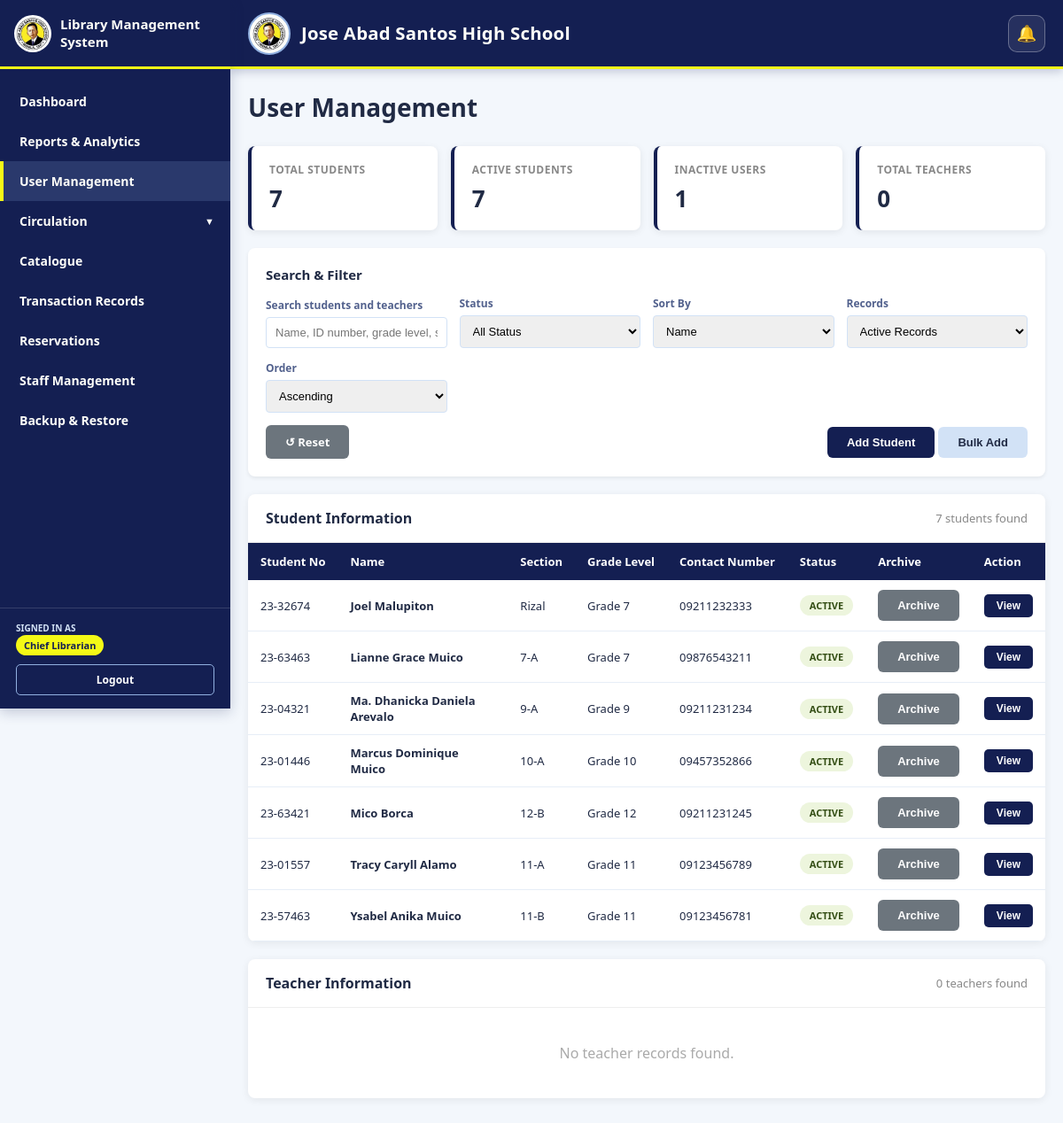
Before: /admin/student_records.php (signed in) with the older database file.
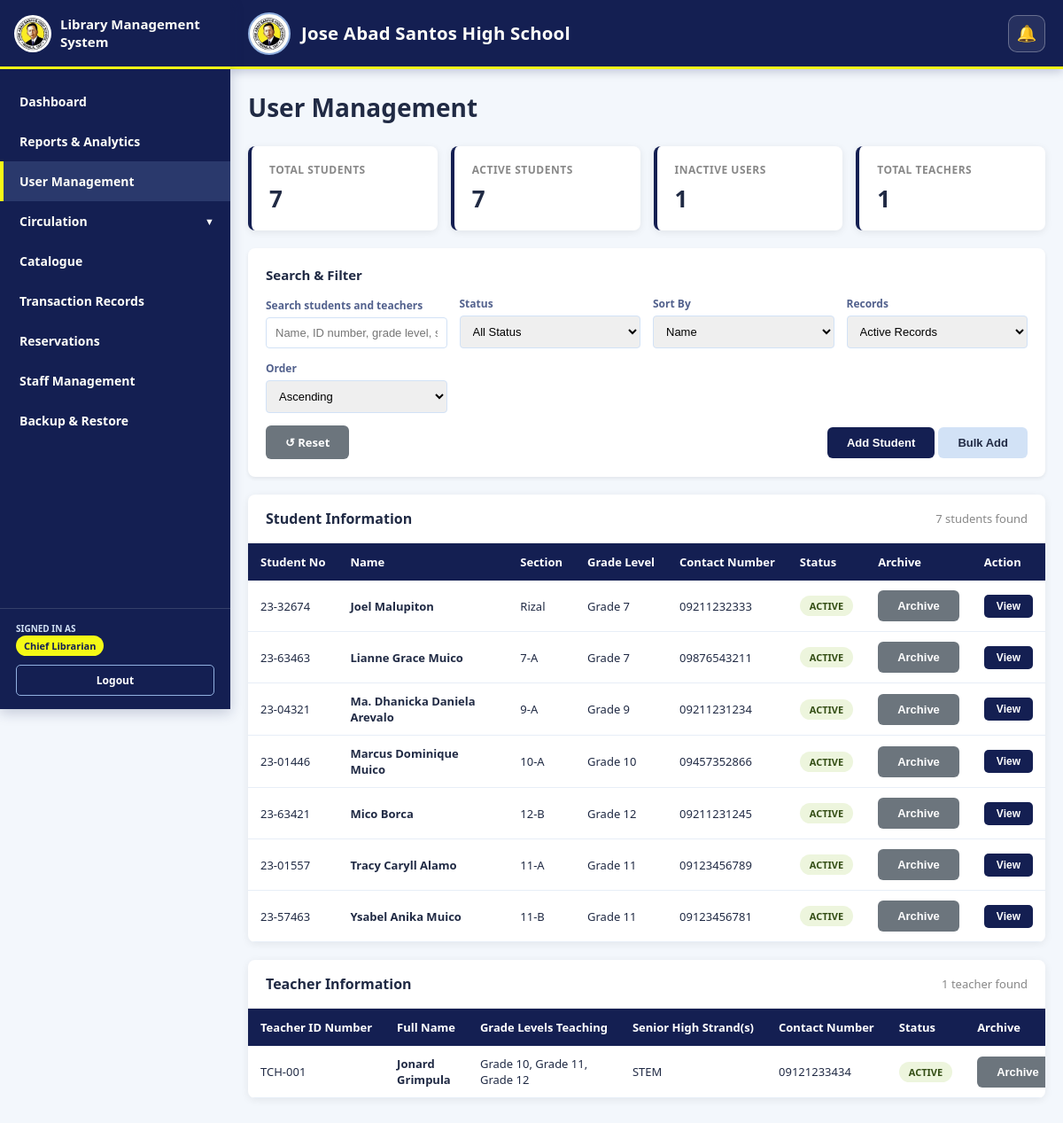
After: the same page with the newer database file.
### tables this page shows
CREATE TABLE `students` (
  `student_id` int NOT NULL,
  `student_no` varchar(50) DEFAULT NULL,
  `full_name` varchar(255) NOT NULL,
  `student_group` varchar(100) DEFAULT NULL,
  `department` varchar(150) DEFAULT NULL,
  `year_level` varchar(50) DEFAULT NULL,
  `contact_number` varchar(20) DEFAULT NULL,
  `card_valid_until` date DEFAULT NULL,
  `email` varchar(255) DEFAULT NULL,
  `qr_code` varchar(255) NOT NULL,
  `password` varchar(255) NOT NULL,
  `status` enum('active','inactive') NOT NULL DEFAULT 'active',
  `is_archived` tinyint(1) NOT NULL DEFAULT '0',
  `archived_at` datetime DEFAULT NULL,
  `archived_by` int DEFAULT NULL,
  `created_at` timestamp NOT NULL DEFAULT CURRENT_TIMESTAMP,
  `updated_at` timestamp NOT NULL DEFAULT CURRENT_TIMESTAMP ON UPDATE CURRENT_TIMESTAMP
);

CREATE TABLE `teachers` (
  `teacher_id` int NOT NULL,
  `teacher_no` varchar(100) DEFAULT NULL,
  `full_name` varchar(255) DEFAULT NULL,
  `teaching_grades` text,
  `teaching_strands` text,
  `contact_number` varchar(20) DEFAULT NULL,
  `email` varchar(255) DEFAULT NULL,
  `password` varchar(255) NOT NULL DEFAULT '',
  `qr_code` varchar(255) DEFAULT NULL,
  `status` enum('active','inactive') NOT NULL DEFAULT 'active',
  `is_archived` tinyint(1) NOT NULL DEFAULT '0',
  `archived_at` datetime DEFAULT NULL,
  `archived_by` int DEFAULT NULL,
  `id_number` varchar(100) DEFAULT NULL,
  `grades` text,
  `strands` text,
  `created_at` timestamp NULL DEFAULT CURRENT_TIMESTAMP,
  `updated_at` timestamp NOT NULL DEFAULT CURRENT_TIMESTAMP ON UPDATE CURRENT_TIMESTAMP
);

### admin/student_records.php (the view, shortened to what the changed rows need)
<?php
require_once __DIR__ . '/../db.php';
$conn->query("CREATE TABLE IF NOT EXISTS teachers (
    teacher_id INT NOT NULL AUTO_INCREMENT,
    teacher_no VARCHAR(100) NOT NULL,
    full_name VARCHAR(255) NOT NULL,
    teaching_grades TEXT NOT NULL,
    teaching_strands TEXT NULL,
    contact_number VARCHAR(20) NULL,
    email VARCHAR(255) NOT NULL,
    password VARCHAR(255) NOT NULL,
    qr_code VARCHAR(255) NULL,
    status ENUM('active','inactive') NOT NULL DEFAULT 'active',
    is_archived TINYINT(1) NOT NULL DEFAULT 0,
    archived_at DATETIME NULL,
    archived_by INT NULL,
    created_at TIMESTAMP NOT NULL DEFAULT CURRENT_TIMESTAMP,
    updated_at TIMESTAMP NOT NULL DEFAULT CURRENT_TIMESTAMP ON UPDATE CURRENT_TIMESTAMP,
    PRIMARY KEY (teacher_id),
    UNIQUE KEY uq_teachers_teacher_no (teacher_no),
    UNIQUE KEY uq_teachers_email (email)
) ENGINE=InnoDB DEFAULT CHARSET=utf8mb4 COLLATE=utf8mb4_unicode_ci");
$conn->query("UPDATE teachers SET teacher_no = COALESCE(NULLIF(teacher_no, ''), id_number), teaching_grades = COALESCE(NULLIF(teaching_grades, ''), grades), teaching_strands = COALESCE(NULLIF(teaching_strands, ''), strands)");
$page          = isset($_GET['page']) ? max(1, intval($_GET['page'])) : 1;
$per_page      = 20;
$offset        = ($page - 1) * $per_page;
$search_rec    = $_GET['search']  ?? '';
$archive_filter = $_GET['archive_filter'] ?? 'active';
$sort_by       = $_GET['sort']    ?? 'full_name';
$sort_order    = $_GET['order']   ?? 'ASC';
$where = "WHERE 1=1";
if ($archive_filter === 'active') $where .= " AND s.is_archived = 0";
elseif ($archive_filter === 'archived') $where .= " AND s.is_archived = 1";
$qry = "SELECT
            s.student_id, s.student_no, s.full_name, s.student_group, s.department,
            s.year_level, s.contact_number, s.card_valid_until, s.email, s.qr_code,
            s.status, s.is_archived, s.archived_at, s.created_at, s.updated_at,
            COUNT(t.transaction_id)                                    AS total_borrows,
            SUM(CASE WHEN t.status = 'borrowed' THEN 1 ELSE 0 END)    AS currently_borrowed
        FROM students s
        LEFT JOIN transactions t ON s.student_id = t.student_id
        $where
        GROUP BY s.student_id, s.student_no, s.full_name, s.student_group, s.department,
                 s.year_level, s.contact_number, s.card_valid_until, s.email, s.qr_code,
                 s.status, s.is_archived, s.archived_at, s.created_at, s.updated_at
        ORDER BY $sort_by $sort_order
        LIMIT $offset, $per_page";
$students_paginated = [];
$res = $conn->query($qry);
if ($res) {
    while ($row = $res->fetch_assoc()) $students_paginated[] = $row;
}
$teacher_where = 'WHERE 1=1';
if ($archive_filter === 'active') $teacher_where .= ' AND COALESCE(t.is_archived,0) = 0';
elseif ($archive_filter === 'archived') $teacher_where .= ' AND COALESCE(t.is_archived,0) = 1';
$teacher_count_result = $conn->query("SELECT COUNT(*) AS total FROM teachers t $teacher_where");
$total_teachers = $teacher_count_result ? (int)$teacher_count_result->fetch_assoc()['total'] : 0;
$teachers = [];
$teacher_result = $conn->query("SELECT teacher_id, teacher_no, full_name, teaching_grades, teaching_strands, contact_number, email, qr_code, status, is_archived, created_at FROM teachers t $teacher_where ORDER BY t.full_name ASC");
if ($teacher_result) {
    while ($row = $teacher_result->fetch_assoc()) $teachers[] = $row;
}
?>
<!DOCTYPE html>
<html lang="en">
<head>
</head>
<body>
    <?php include __DIR__ . '/../header.php'; ?>
    <div class="container">
        <div class="page-header">
            <h1>User Management</h1>
        </div>
        <div class="stats-grid">
            <div class="stat-card">
                <h4>Total Teachers</h4>
                <div class="value"><?php echo number_format($total_teachers); ?></div>
            </div>
        </div>
        <div class="table-section">
            <?php if (empty($students_paginated)): ?>
                <div class="no-data">
                    No student records found.
                    <?php echo !empty($search_rec) ? 'Try adjusting your search.' : 'No students registered yet.'; ?>
                </div>
            <?php else: ?>
                <div class="table-responsive">
                    <table class="student-compact-table">
                        <thead>
                            <tr>
                                <th>Student No</th>
                                <th>Name</th>
                                <th>Section</th>
                                <th>Grade Level</th>
                                <th>Contact Number</th>
                                <th>Status</th>
                                <th>Archive</th>
                                <th>Action</th>
                            </tr>
                        </thead>
                        <tbody>
                            <?php foreach ($students_paginated as $student): ?>
                                <tr>
                                    <td><?php echo htmlspecialchars($student['student_no'] ?: 'N/A'); ?></td>
                                    <td><strong><?php echo htmlspecialchars($student['full_name']); ?></strong></td>
                                    <td><?php echo htmlspecialchars($student['student_group'] ?: 'N/A'); ?></td>
                                    <td><?php echo htmlspecialchars($student['year_level'] ?: 'N/A'); ?></td>
                                    <td><?php echo htmlspecialchars($student['contact_number'] ?: 'N/A'); ?></td>
                                    <td>
                                        <span class="badge badge-<?php echo $student['status']; ?>">
                                            <?php echo htmlspecialchars($student['status']); ?>
                                        </span>
                                    </td>
                                    <td>
                                        <?php if ((int)$student['is_archived'] === 1): ?>
                                            <form method="POST" data-confirm-title="Restore Student" data-confirm-message="Restore this archived student record? Their borrowing history will remain intact." data-confirm-text="Restore Student">
                                                <?php echo csrfField(); ?>
                                                <input type="hidden" name="action" value="restore_student">
                                                <input type="hidden" name="student_id" value="<?php echo (int)$student['student_id']; ?>">
                                                <button type="submit" class="btn btn-primary">Restore</button>
                                            </form>
                                        <?php elseif ((int)($student['currently_borrowed'] ?? 0) === 0): ?>
                                            <form method="POST" data-confirm-title="Archive Student" data-confirm-message="Archive this student record? Their borrowing history will be preserved and the account will no longer be available for normal student access." data-confirm-text="Archive Student" data-confirm-danger="1">
                                                <button type="submit" class="btn btn-reset">Archive</button>
                                            </form>
                                        <?php else: ?>
                                            <span class="muted">Return book first</span>
                                        <?php endif; ?>
                                    </td>
                                    <td>
                                        <button class="btn-view"
                                                onclick="openStudentModal(<?php echo (int)$student['student_id']; ?>)">
                                            View
                                        </button>
                                    </td>
                                </tr>
                            <?php endforeach; ?>
                        </tbody>
                    </table>
                </div>
            <?php endif; ?>
        </div>
        <div class="table-section">
            <div class="table-header">
                <h3>Teacher Information</h3>
                <span><?php echo number_format($total_teachers); ?> teacher<?php echo $total_teachers !== 1 ? 's' : ''; ?> found</span>
            </div>
            <?php if (empty($teachers)): ?>
                <div class="no-data">No teacher records found<?php echo !empty($search_rec) ? '. Try adjusting your search.' : '.'; ?></div>
            <?php else: ?>
                <div class="table-responsive">
                    <table>
                        <thead><tr><th>Teacher ID Number</th><th>Full Name</th><th>Grade Levels Teaching</th><th>Senior High Strand(s)</th><th>Contact Number</th><th>Status</th><th>Archive</th><th>Date Added</th><th>Action</th></tr></thead>
                        <tbody>
                            <?php foreach ($teachers as $teacher): ?>
                                <tr>
                                    <td><?php echo htmlspecialchars($teacher['teacher_no']); ?></td>
                                    <td><strong><?php echo htmlspecialchars($teacher['full_name']); ?></strong></td>
                                    <td><?php echo htmlspecialchars(implode(', ', (array)json_decode($teacher['teaching_grades'], true))); ?></td>
                                    <td><?php echo htmlspecialchars(implode(', ', (array)json_decode($teacher['teaching_strands'] ?: '[]', true)) ?: 'N/A'); ?></td>
                                    <td><?php echo htmlspecialchars($teacher['contact_number'] ?: 'N/A'); ?></td>
                                    <td><span class="badge badge-<?php echo htmlspecialchars($teacher['status']); ?>"><?php echo htmlspecialchars($teacher['status']); ?></span></td>
                                    <td>
                                        <form method="POST" data-confirm-title="<?php echo (int)$teacher['is_archived'] === 1 ? 'Restore Teacher' : 'Archive Teacher'; ?>" data-confirm-message="<?php echo (int)$teacher['is_archived'] === 1 ? 'Restore this teacher record?' : 'Archive this teacher record?'; ?>" data-confirm-text="<?php echo (int)$teacher['is_archived'] === 1 ? 'Restore Teacher' : 'Archive Teacher'; ?>" data-confirm-danger="<?php echo (int)$teacher['is_archived'] === 1 ? '0' : '1'; ?>">
                                            <button type="submit" class="btn <?php echo (int)$teacher['is_archived'] === 1 ? 'btn-primary' : 'btn-reset'; ?>"><?php echo (int)$teacher['is_archived'] === 1 ? 'Restore' : 'Archive'; ?></button>
                                        </form>
                                    </td>
                                </tr>
                            <?php endforeach; ?>
                        </tbody>
                    </table>
                </div>
            <?php endif; ?>
        </div>
    </div>
</body>
</html>

Changed rows visible on the page:
added teachers: teacher_no "TCH-001", full_name "Jonard Grimpula", teaching_grades "Grade 10, Grade 11, Grade 12", teaching_strands "STEM", contact_number "09121233434", status "ACTIVE", is_archived "Archive"
Other visible differences:
$total_teachers: "0" → "1"
text no longer shown: "s No teacher records found ."
text now shown: "Teacher ID Number Full Name Grade Levels Teaching Senior High Strand(s) Contact Number Status Archive"
